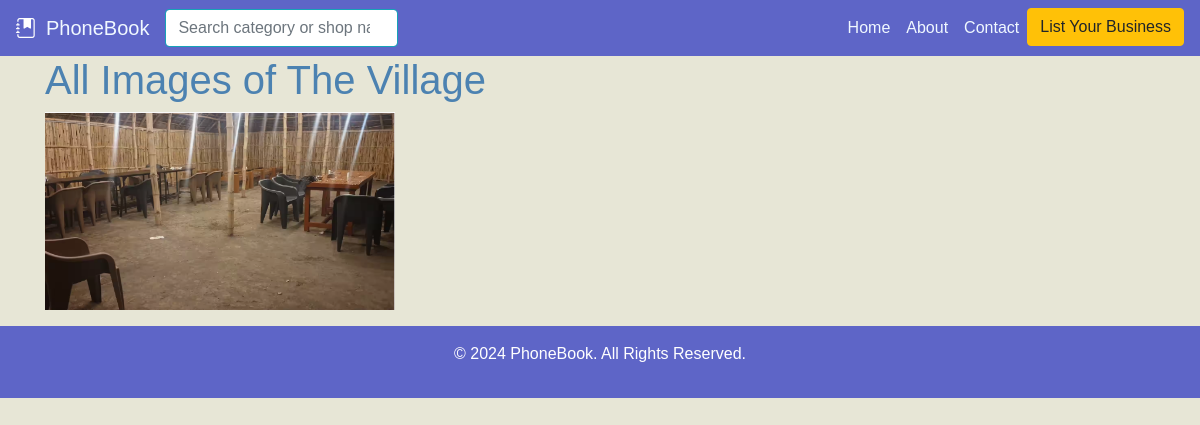
/shop/29/all-images/, run on the app's committed database.
### shops/models.py (models this page shows, shortened)
class Shop(models.Model):
    category = models.ForeignKey(Category, on_delete=models.CASCADE)
    subcategory = models.ForeignKey(Subcategory, on_delete=models.SET_NULL, null=True, blank=True)
    name = models.CharField(max_length=255)
    address = models.TextField()
    phone_number = models.CharField(max_length=15, blank=True, null=True)
    email = models.EmailField(blank=True, null=True)
    website = models.URLField(blank=True, null=True)
    description = models.TextField(blank=True, null=True)
    opening_hours = models.CharField(max_length=255, blank=True, null=True)

class ShopImage(models.Model):
    shop = models.ForeignKey(Shop, on_delete=models.CASCADE, related_name='images')
    image = models.ImageField(upload_to='shop_images/')

### shops/views.py (the view)
# urls.py: path('shop/<int:shop_id>/all-images/',views.shop_all_images, name='shop_all_images'),
def shop_all_images(request, shop_id):
    shop = get_object_or_404(Shop, pk=shop_id)
    images = shop.images.all()  # Fetch all related images for the shop
    return render(request, 'shops/shop_all_images.html', {'shop': shop, 'images': images})

### templates/shops/shop_all_images.html
{% extends 'shops/base.html' %}
{% load static %}
{% block content %}
<main>
    <div class="container">
        <h1>All Images of {{ shop.name }}</h1>
        <div class="row">
            {% for image in shop.images.all %}
            <div class="col-md-4">
                <img src="{{ image.image.url }}" class="img-fluid mb-3" alt="{{ shop.name }}">
            </div>
            {% endfor %}
        </div>
    </div>
</main>
{% endblock %}

### static/styles.css (style rules this page uses)
body { font-family: Arial, sans-serif; }

### data on the page
Shop: name "The Village"
ShopImage: image (picture)
